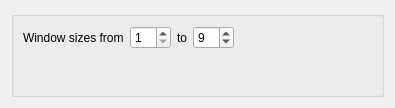
<?xml version="1.0" encoding="UTF-8"?>
<ui version="4.0">
 <class>Form</class>
 <widget class="QWidget" name="Form">
  <property name="geometry">
   <rect>
    <x>0</x>
    <y>0</y>
    <width>395</width>
    <height>108</height>
   </rect>
  </property>
  <property name="sizePolicy">
   <sizepolicy hsizetype="Ignored" vsizetype="Ignored">
    <horstretch>0</horstretch>
    <verstretch>0</verstretch>
   </sizepolicy>
  </property>
  <property name="windowTitle">
   <string>Form</string>
  </property>
  <layout class="QVBoxLayout" name="verticalLayout">
   <item>
    <widget class="QGroupBox" name="formGroupBox">
     <property name="title">
      <string/>
     </property>
     <layout class="QFormLayout" name="formLayout">
      <item row="1" column="0">
       <widget class="QLabel" name="winsize_label">
        <property name="text">
         <string>Window sizes from</string>
        </property>
       </widget>
      </item>
      <item row="1" column="1">
       <layout class="QHBoxLayout" name="horizontalLayout">
        <item>
         <widget class="QSpinBox" name="winsize_min_spinBox">
          <property name="minimum">
           <number>1</number>
          </property>
          <property name="singleStep">
           <number>2</number>
          </property>
          <property name="value">
           <number>1</number>
          </property>
         </widget>
        </item>
        <item>
         <widget class="QLabel" name="label">
          <property name="text">
           <string>to</string>
          </property>
         </widget>
        </item>
        <item>
         <widget class="QSpinBox" name="winsize_max_spinBox">
          <property name="singleStep">
           <number>2</number>
          </property>
          <property name="value">
           <number>9</number>
          </property>
         </widget>
        </item>
        <item>
         <spacer name="horizontalSpacer">
          <property name="orientation">
           <enum>Qt::Horizontal</enum>
          </property>
          <property name="sizeHint" stdset="0">
           <size>
            <width>40</width>
            <height>20</height>
           </size>
          </property>
         </spacer>
        </item>
       </layout>
      </item>
     </layout>
    </widget>
   </item>
  </layout>
 </widget>
 <resources/>
 <connections/>
</ui>
